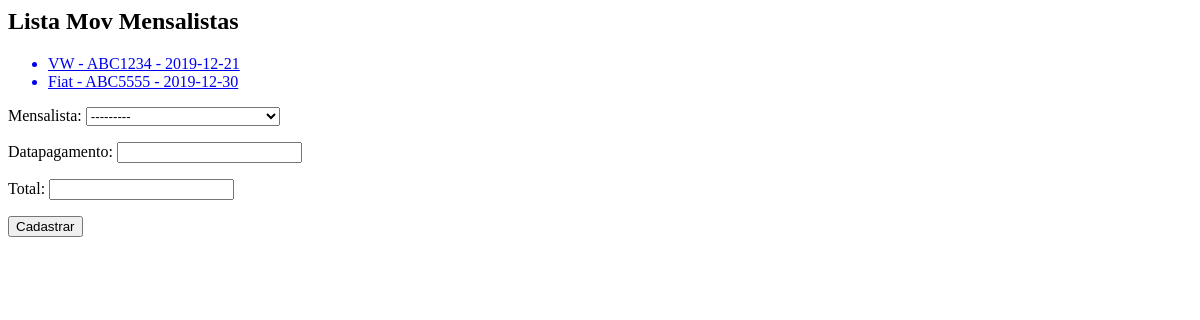
Before: /core/mov-mensalistas/ with the older database file.
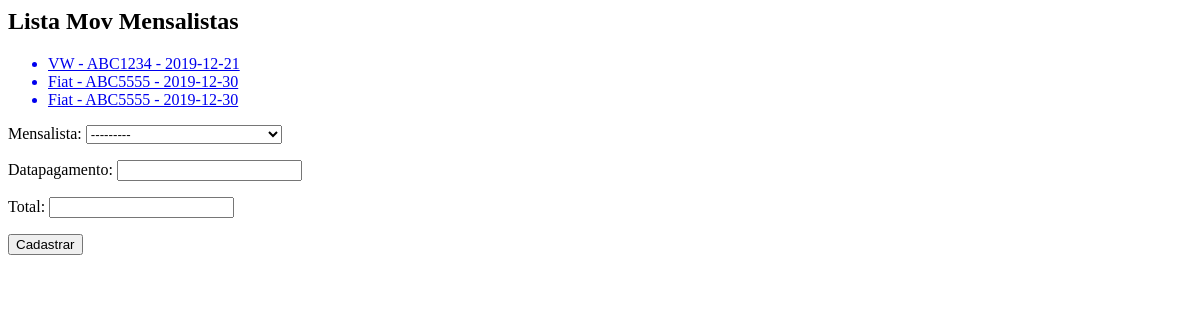
After: the same page with the newer database file.
### core/models.py (models this page shows, shortened)
class MovMensalista(models.Model):
    mensalista = models.ForeignKey(Mensalista, on_delete=models.CASCADE)
    datapagamento = models.DateField()
    total = models.DecimalField(max_digits=5, decimal_places=2)

class Mensalista(models.Model):
    veiculo = models.ForeignKey(Veiculo, on_delete=models.CASCADE)
    inicio = models.DateField()
    valor_mes = models.DecimalField(max_digits=5, decimal_places=2)
    def __str__(self):
        return str(self.veiculo) + ' - ' + str(self.inicio)

class Veiculo(models.Model):
    marca = models.ForeignKey(Marca, on_delete=models.CASCADE)
    placa = models.CharField(max_length=7)
    cor = models.CharField(max_length=15)
    proprietario = models.ForeignKey(Pessoa, on_delete=models.CASCADE)
    modelo = models.CharField(max_length=50)
    observacoes = models.TextField()
    def __str__(self):
        return self.marca.nomemarca + ' - ' + self.placa

class Marca(models.Model):
   nomemarca = models.CharField(max_length=50)

### core/views.py (the view)
def lista_mov_mensalistas(request):
    mm_data = {}
    movmensalistas = MovMensalista.objects.all()
    mm_form = MovMensalForm()
    mm_data = {'movmensalistas': movmensalistas, 'mm_form': mm_form}
    return render(request, 'core/lista_mov_mensalistas.html', mm_data)

### core/forms.py
class MovMensalForm(ModelForm):
    class Meta:
        model = MovMensalista
        fields = '__all__'

### core/templates/core/lista_mov_mensalistas.html
<h2>Lista Mov Mensalistas</h2>
<ul>
{% for movmensalista in movmensalistas %}
<a href="{% url 'core_update_mov_mensalistas' movmensalista.id %}"> <li> {{ movmensalista.mensalista}} </li> </a>
{%endfor%}
</ul>
<form action="{% url 'core_mov_mensalistas_novo' %}" method="POST"> {% csrf_token %}
    {{ mm_form.as_p }}
    <button type="submit">Cadastrar</button>
</form>

Changed rows visible on the page:
added MovMensalista: mensalista "Fiat - ABC5555 - 2019-12-30"
